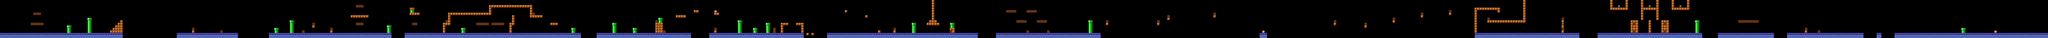

A 2D game scene composited from a Tiled map and its tileset images. What follows is a short description and the map's XML, with each tile layer's data collapsed to a summary:
An orthogonal 800x15 tile map with 32x32 px tiles, 4 tile layers (land, pipein, pass, bonus), 3 tilesets and 274 objects (101x enemy, 96x coin, 62x wall, 10x bridge, pipein, ...).

<map version="1.0" orientation="orthogonal" width="800" height="15" tilewidth="32" tileheight="32">
 <tileset firstgid="1" name="blocks" tilewidth="32" tileheight="32">
  <image source="blocks.png" trans="4040ff" width="384" height="512" />
 </tileset>
 <tileset firstgid="193" name="bonus" tilewidth="32" tileheight="32">
  <image source="bonus.png" trans="4040ff" width="256" height="32" />
 </tileset>
 <tileset firstgid="201" name="destination" tilewidth="32" tileheight="32">
  <image source="destination.png" trans="4040ff" width="256" height="32" />
 </tileset>
 <layer name="land" width="800" height="15">
  <data>[12000 cells, 1537 non-empty, 12 distinct tile ids]</data>
 </layer>
 <layer name="pipein" width="800" height="15">
  <data>[12000 cells, 2 non-empty, 1 distinct tile ids]</data>
 </layer>
 <layer name="pass" width="800" height="15">
  <data>[12000 cells, 3 non-empty, 3 distinct tile ids]</data>
 </layer>
 <layer name="bonus" width="800" height="15">
  <data>[12000 cells, 84 non-empty, 1 distinct tile ids]</data>
 </layer>
 <objectgroup name="sprites" width="800" height="15">
  <object name="none" type="wall" x="448" y="288" width="32" height="32">
   <properties>
    <property name="created" value="0" />
    <property name="id" value="0" />
   </properties>
  </object>
  <object name="none" type="wall" x="384" y="288" width="32" height="32">
   <properties>
    <property name="created" value="0" />
    <property name="id" value="0" />
   </properties>
  </object>
  <object name="coin" type="wall" x="480" y="288" width="32" height="32">
   <properties>
    <property name="created" value="0" />
    <property name="id" value="1" />
   </properties>
  </object>
  <object name="flower" type="wall" x="416" y="288" width="32" height="32">
   <properties>
    <property name="created" value="0" />
    <property name="id" value="1" />
   </properties>
  </object>
  <object name="none" type="wall" x="416" y="160" width="32" height="32">
   <properties>
    <property name="created" value="0" />
    <property name="id" value="0" />
   </properties>
  </object>
  <object name="coin" type="wall" x="448" y="160" width="32" height="32">
   <properties>
    <property name="created" value="0" />
    <property name="id" value="1" />
   </properties>
  </object>
  <object name="none" type="wall" x="512" y="288" width="32" height="32">
   <properties>
    <property name="created" value="0" />
    <property name="id" value="0" />
   </properties>
  </object>
  <object name="none" type="wall" x="480" y="160" width="32" height="32">
   <properties>
    <property name="created" value="0" />
    <property name="id" value="0" />
   </properties>
  </object>
  <object name="badmush" type="enemy" x="1504" y="224" width="32" height="32">
   <properties>
    <property name="created" value="0" />
   </properties>
  </object>
  <object name="badmush" type="enemy" x="608" y="384" width="32" height="32">
   <properties>
    <property name="created" value="0" />
   </properties>
  </object>
  <object name="badflower" type="enemy" x="1104" y="240" width="32" height="32">
   <properties>
    <property name="created" value="0" />
   </properties>
  </object>
  <object name="badflower" type="enemy" x="848" y="336" width="32" height="32">
   <properties>
    <property name="created" value="0" />
   </properties>
  </object>
  <object name="badturt" type="enemy" x="1120" y="192" width="32" height="32">
   <properties>
    <property name="created" value="0" />
   </properties>
  </object>
  <object type="bridge" x="1632" y="256" width="128" height="32">
   <properties>
    <property name="created" value="0" />
    <property name="direct" value="rl" />
    <property name="length" value="10" />
   </properties>
  </object>
  <object name="cannon" type="enemy" x="2400" y="352" width="32" height="32">
   <properties>
    <property name="created" value="0" />
   </properties>
  </object>
  <object name="cannon" type="enemy" x="2752" y="384" width="32" height="32">
   <properties>
    <property name="created" value="0" />
   </properties>
  </object>
  <object name="cannon" type="enemy" x="3904" y="288" width="32" height="32">
   <properties>
    <property name="created" value="0" />
   </properties>
  </object>
  <object name="cannon" type="enemy" x="4128" y="352" width="32" height="32">
   <properties>
    <property name="created" value="0" />
   </properties>
  </object>
  <object name="badflower" type="enemy" x="3632" y="272" width="32" height="32">
   <properties>
    <property name="created" value="0" />
   </properties>
  </object>
  <object name="cannon" type="enemy" x="3776" y="384" width="32" height="32">
   <properties>
    <property name="created" value="0" />
   </properties>
  </object>
  <object name="badmush" type="enemy" x="3904" y="256" width="32" height="32">
   <properties>
    <property name="created" value="0" />
   </properties>
  </object>
  <object name="badmush" type="enemy" x="4128" y="320" width="32" height="32">
   <properties>
    <property name="created" value="0" />
   </properties>
  </object>
  <object name="badflower" type="enemy" x="3440" y="368" width="32" height="32">
   <properties>
    <property name="created" value="0" />
   </properties>
  </object>
  <object name="flower" type="wall" x="4480" y="64" width="32" height="32">
   <properties>
    <property name="created" value="0" />
    <property name="id" value="1" />
   </properties>
  </object>
  <object name="none" type="wall" x="4448" y="64" width="32" height="32">
   <properties>
    <property name="created" value="0" />
    <property name="id" value="0" />
   </properties>
  </object>
  <object name="none" type="wall" x="4512" y="64" width="32" height="32">
   <properties>
    <property name="created" value="0" />
    <property name="id" value="0" />
   </properties>
  </object>
  <object name="coin" type="wall" x="4480" y="288" width="32" height="32">
   <properties>
    <property name="created" value="0" />
    <property name="id" value="1" />
   </properties>
  </object>
  <object name="none" type="wall" x="4512" y="288" width="32" height="32">
   <properties>
    <property name="created" value="0" />
    <property name="id" value="0" />
   </properties>
  </object>
  <object name="none" type="wall" x="4448" y="288" width="32" height="32">
   <properties>
    <property name="created" value="0" />
    <property name="id" value="0" />
   </properties>
  </object>
  <object name="badflower" type="enemy" x="4848" y="336" width="32" height="32">
   <properties>
    <property name="created" value="0" />
   </properties>
  </object>
  <object name="badturt" type="enemy" x="4448" y="384" width="32" height="32">
   <properties>
    <property name="created" value="0" />
   </properties>
  </object>
  <object name="badmush" type="enemy" x="4640" y="384" width="32" height="32">
   <properties>
    <property name="created" value="0" />
   </properties>
  </object>
  <object name="badmush" type="enemy" x="4544" y="160" width="32" height="32">
   <properties>
    <property name="created" value="0" />
   </properties>
  </object>
  <object name="cannon" type="enemy" x="5568" y="256" width="32" height="32">
   <properties>
    <property name="created" value="0" />
   </properties>
  </object>
  <object name="badturt" type="enemy" x="5664" y="128" width="32" height="32">
   <properties>
    <property name="created" value="0" />
   </properties>
  </object>
  <object name="badmush" type="enemy" x="5792" y="128" width="32" height="32">
   <properties>
    <property name="created" value="0" />
   </properties>
  </object>
  <object name="badmush" type="enemy" x="5920" y="128" width="32" height="32">
   <properties>
    <property name="created" value="0" />
   </properties>
  </object>
  </objectgroup>
</map>
<!-- 237 of 274 objects omitted -->
